Frame 1 (no input): blank canvas, image omitted
Frame 60 (no input): blank canvas, image omitted
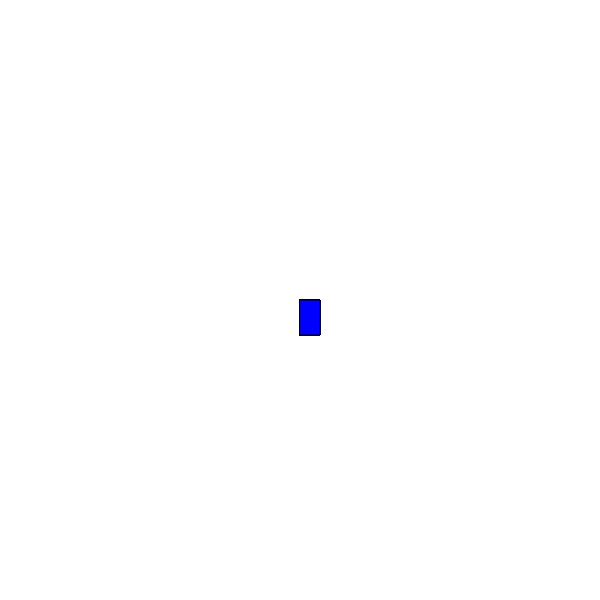
Frame 120 (the mouse pressed at the canvas centre since frame 60)

The p5.js sketch whose frames 1 and 60 were blank and that drew this single picture after the mouse press (run headless with seeded random() and noise() and a simulated clock; from frame 60 on, the mouse is pressed at the canvas centre):

// p5.js sketch
// ── sketch.js
function setup() {
    createCanvas(600, 600);
    background("white");
  }
  
  function draw() {
    stroke("black");
    fill("blue");
  
    // console.log(mouseIsPressed)
  
    if (mouseIsPressed) {
      rect(mouseX, mouseY, 20, 35);
    }
  }
   
// ── Duarte.html
<!DOCTYPE html>
<html lang-="en">
  <head>
    (script src=
